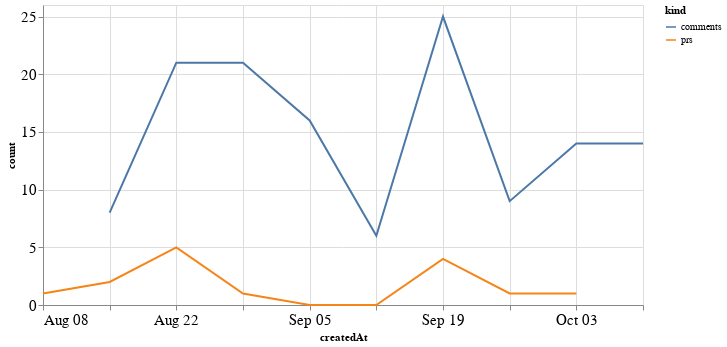

Here is the notebook cell this chart was saved with:
### Code cell
alt.Chart(total_time, width=600).mark_line().encode(
    x='createdAt',
    y='count',
    color='kind'
)

### Figure 1 — Vega-Lite specification as saved in the notebook (floating-point values rounded to 4 significant figures)
{"config": {"axisLeft": {"labelFontSize": 15}, "axisBottom": {"labelFontSize": 15}}, "data": {"name": "data-435d690c26bceafed9dc73235a1274f9"}, "mark": "line", "encoding": {"color": {"type": "nominal", "field": "kind"}, "x": {"type": "temporal", "field": "createdAt"}, "y": {"type": "quantitative", "field": "count"}}, "width": 600, "$schema": "https://vega.github.io/schema/vega-lite/v4.8.1.json", "datasets": {"data-435d690c26bceafed9dc73235a1274f9": [{"createdAt": "2021-08-08T00:00:00", "kind": "prs", "count": 1.0}, {"createdAt": "2021-08-15T00:00:00", "kind": "prs", "count": 2.0}, {"createdAt": "2021-08-22T00:00:00", "kind": "prs", "count": 5.0}, {"createdAt": "2021-08-29T00:00:00", "kind": "prs", "count": 1.0}, {"createdAt": "2021-09-05T00:00:00", "kind": "prs", "count": 0.0}, {"createdAt": "2021-09-12T00:00:00", "kind": "prs", "count": 0.0}, {"createdAt": "2021-09-19T00:00:00", "kind": "prs", "count": 4.0}, {"createdAt": "2021-09-26T00:00:00", "kind": "prs", "count": 1.0}, {"createdAt": "2021-10-03T00:00:00", "kind": "prs", "count": 1.0}, {"createdAt": "2021-10-10T00:00:00", "kind": "prs", "count": null}, {"createdAt": "2021-08-08T00:00:00", "kind": "comments", "count": null}, {"createdAt": "2021-08-15T00:00:00", "kind": "comments", "count": 8.0}, {"createdAt": "2021-08-22T00:00:00", "kind": "comments", "count": 21.0}, {"createdAt": "2021-08-29T00:00:00", "kind": "comments", "count": 21.0}, {"createdAt": "2021-09-05T00:00:00", "kind": "comments", "count": 16.0}, {"createdAt": "2021-09-12T00:00:00", "kind": "comments", "count": 6.0}, {"createdAt": "2021-09-19T00:00:00", "kind": "comments", "count": 25.0}, {"createdAt": "2021-09-26T00:00:00", "kind": "comments", "count": 9.0}, {"createdAt": "2021-10-03T00:00:00", "kind": "comments", "count": 14.0}, {"createdAt": "2021-10-10T00:00:00", "kind": "comments", "count": 14.0}]}}
